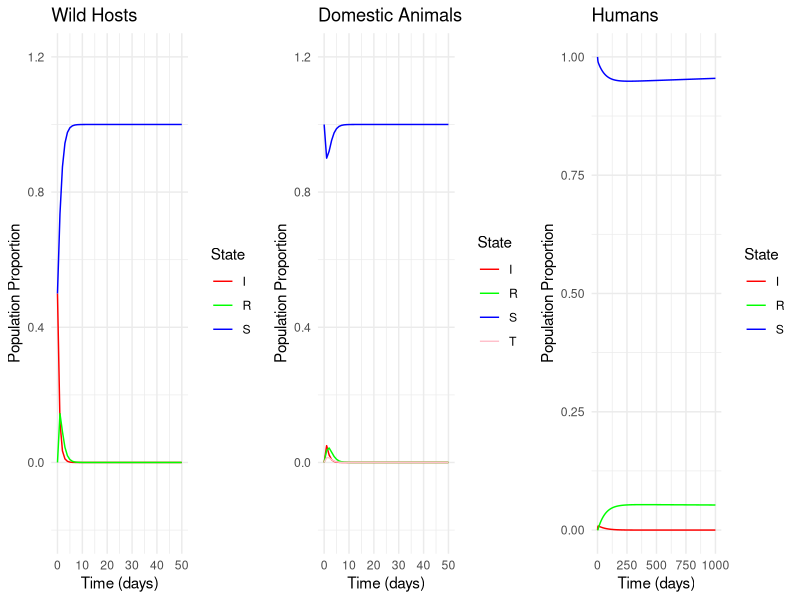

Here is the R script that generated this plot:
#Royce & Fu (2020) replication
#April 24, 2024 (v3)

library(deSolve)
library(ggplot2)

sir_model <- function(time, state, parameters) {
  with(as.list(c(state, parameters)), {
    dS_w <- b_w - (beta_w * S_w * I_w) - (m_w * S_w)
    dI_w <- (beta_w * S_w * I_w) - (gamma_w * I_w) - (m_w * I_w)
    dR_w <- (gamma_w * I_w) - (m_w * R_w)
    
    dS_d <- b_d - (beta_d * S_d * I_d) - (p_d * S_d * I_w) - (beta_d * S_d * T_d) - (m_d * S_d)
    dI_d <- (beta_d * S_d * I_d) + (p_d * S_d * I_w) - (mu * I_d) - (gamma_d * I_d) - (m_d * I_d)
    dT_d <- (mu * I_d) + (beta_d * S_d * T_d) - (gamma_d * T_d) - (m_d * T_d)
    dR_d <- (gamma_d * I_d) + (gamma_d * T_d) - (m_d * R_d)
    
    dS_h <- b_h - (beta_h * S_h * I_h) - (p_h * S_h * T_d) - (m_h * S_h)
    dI_h <- (beta_h * S_h * I_h) + (p_h * S_h * T_d) - (gamma_h * I_h) - (m_h * I_h)
    dR_h <- (gamma_h * I_h) - (m_h * R_h) 
    
    #return the rate of change
    return(list(c(dS_w, dI_w, dR_w, dS_d, dI_d, dT_d, dR_d, dS_h, dI_h, dR_h)))
    })
}

# Parameters as described in the paper
parameters <- c(b_w = 1, # wild birth rate
                m_w = 1, # wild background death rate
                b_d = 1, # domestic birth rate
                m_d = 1, # domestic background death rate
                b_h = 0.00003252, # human birth rate # used daily rate
                m_h = 0.00002477,# human mortality rate # used daily rate
                beta_w = 0.89, # wild transmission rate 
                gamma_w = 0.981, # wild recovery rate 
                beta_d = 0.89, # domestic transmission rate 
                gamma_d = 0.981, # domestic recovery rate
                p_d = 0.51, # wild-domestic transmission rate
                beta_h = 0.078, # human transmission rate
                gamma_h = 0.091, # human recovery rate
                p_h = 0.207, # human-domestic transmission rate
                mu = 0.499 # mutation rate in domestic
                )

# Initial state values
initial_state <- c(S_w = 0.5, # From paper
                   I_w = 0.5, # From paper
                   R_w = 0, # Assumed, not specified in the paper, assuming outbreak onset
                   S_d = 1, # Assumed, not specified
                   I_d = 0, # Assumed, not specified
                   T_d = 0, # Assumed, not specified, no initial transmissible cases assumed (intermediate hosts infected with human-transmissible strain)
                   R_d = 0, # Assumed, not specified, assuming outbreak onset
                   S_h = 1, # Assumed, all humans initially susceptible
                   I_h = 0, # Assumed, no initially infected humans
                   R_h = 0 # Assumed, no initially recovered humans
                   )
# time
times <- seq(0, 1000, by = 1)

# Solve the differential equations
out <- ode(y = initial_state, times = times, func = sir_model, parms = parameters)

# Create a data frame for plotting
out_df <- as.data.frame(out)
out_df$time <- out[, "time"]

#reshape
library(reshape2)
out_long <- melt(out_df, id.vars = "time", variable.name = "Compartment", value.name = "Population")

# Plot
#plot3 - combine ======
library(gridExtra)

#add species group
out_long$SpeciesGroup <- ifelse(grepl("w", out_long$Compartment), "Wild",
                                    ifelse(grepl("d", out_long$Compartment), "Domestic", "Human"))

#add state
out_long$State <- ifelse(grepl("T", out_long$Compartment), "T",
                             substr(out_long$Compartment, 1, 1))

# Define color palette for S, I, T, R
colors <- c("S" = "blue", "I" = "red", "T" = "pink", "R" = "green")

plot_wild <- ggplot(data = subset(out_long, SpeciesGroup == "Wild"), aes(x = time, y = Population, color = State)) +
  geom_line() +
  labs(title = "Wild Hosts", x = "Time (days)", y = "Population Proportion") +
  scale_color_manual(values = colors) +
  theme_minimal() +
  scale_x_continuous(limits = c(0, 50)) +
  scale_y_continuous(limits = c(-0.2, 1.2))

plot_domestic <- ggplot(data = subset(out_long, SpeciesGroup == "Domestic"), aes(x = time, y = Population, color = State)) +
  geom_line() +
  labs(title = "Domestic Animals", x = "Time (days)", y = "Population Proportion") +
  scale_color_manual(values = colors) +
  theme_minimal() +
  scale_x_continuous(limits = c(0, 50)) +
  scale_y_continuous(limits = c(-0.2, 1.2))

plot_human <- ggplot(data = subset(out_long, SpeciesGroup == "Human"), aes(x = time, y = Population, color = State)) +
  geom_line() +
  labs(title = "Humans", x = "Time (days)", y = "Population Proportion") +
  scale_color_manual(values = colors) +
  theme_minimal() #+
  #scale_x_continuous(limits = c(0, 1000)) +
  #scale_y_continuous(limits = c(0, 1))

# Combine the plots into one figure
combined_plot <- grid.arrange(plot_wild, plot_domestic, plot_human, ncol = 3)
